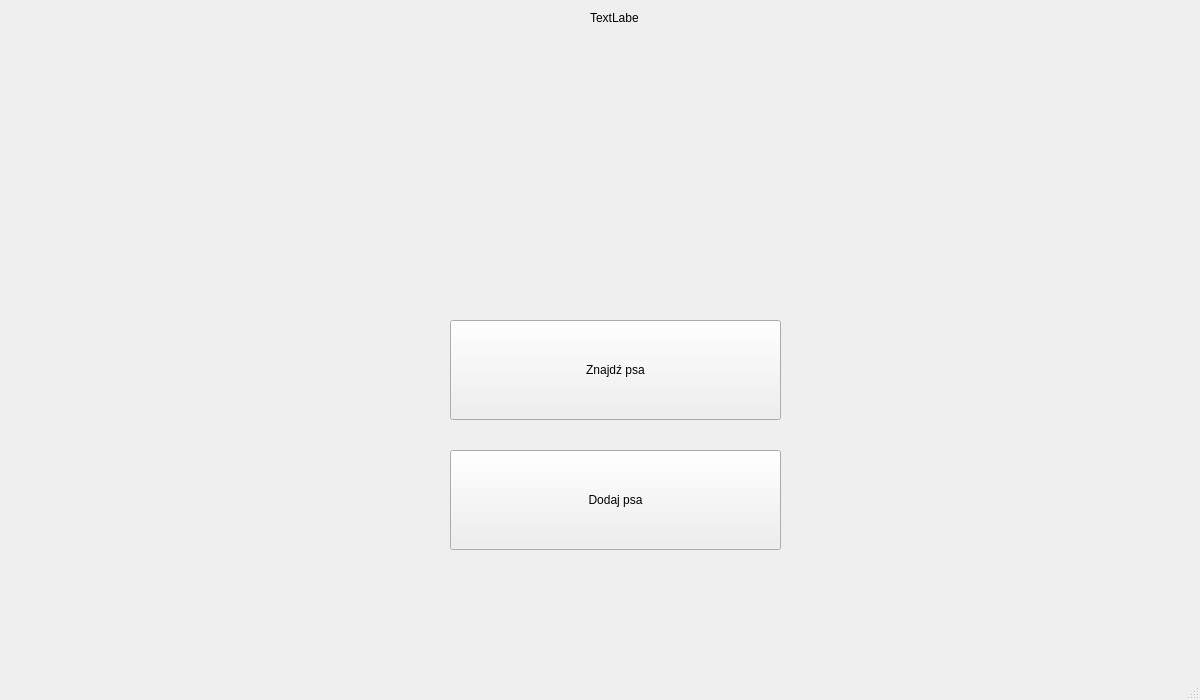
<?xml version="1.0" encoding="UTF-8"?>
<ui version="4.0">
 <class>MainWindow</class>
 <widget class="QMainWindow" name="MainWindow">
  <property name="geometry">
   <rect>
    <x>0</x>
    <y>0</y>
    <width>1200</width>
    <height>700</height>
   </rect>
  </property>
  <property name="windowTitle">
   <string>MainWindow</string>
  </property>
  <widget class="QWidget" name="centralwidget">
   <widget class="QLabel" name="label">
    <property name="geometry">
     <rect>
      <x>590</x>
      <y>10</y>
      <width>48</width>
      <height>16</height>
     </rect>
    </property>
    <property name="text">
     <string>TextLabel</string>
    </property>
   </widget>
   <widget class="QPushButton" name="Dodaj_psa">
    <property name="geometry">
     <rect>
      <x>450</x>
      <y>450</y>
      <width>331</width>
      <height>100</height>
     </rect>
    </property>
    <property name="text">
     <string>Dodaj psa</string>
    </property>
   </widget>
   <widget class="QPushButton" name="ZnajdzPsa">
    <property name="geometry">
     <rect>
      <x>450</x>
      <y>320</y>
      <width>331</width>
      <height>100</height>
     </rect>
    </property>
    <property name="text">
     <string>Znajdź psa</string>
    </property>
   </widget>
  </widget>
  <widget class="QMenuBar" name="menubar">
   <property name="geometry">
    <rect>
     <x>0</x>
     <y>0</y>
     <width>1200</width>
     <height>21</height>
    </rect>
   </property>
  </widget>
  <widget class="QStatusBar" name="statusbar"/>
 </widget>
 <resources/>
 <connections/>
</ui>
